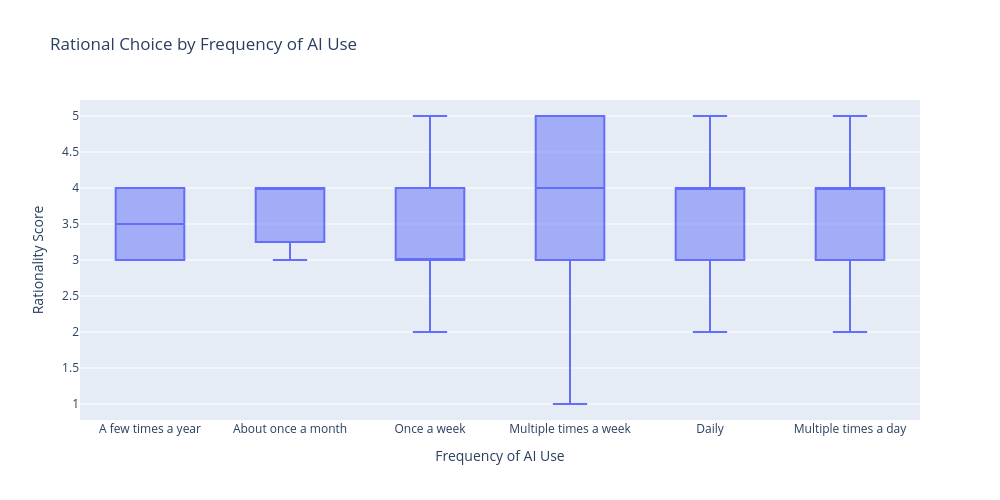

The notebook cell this image was saved under:
### Code cell
#plot rational choice by How often do you use AI/LLM tools? 
survey_data_temp2 = survey_data[~survey_data['How often do you use AI/LLM tools?'].str.contains('Never', case=False, na=False)]
frequency_order = ['Never', 'A few times a year', 'About once a month', 'Once a week', 'Multiple times a week', 'Daily', 'Multiple times a day'   ]
box_plot_freq = px.box(survey_data_temp2,
                  x= 'How often do you use AI/LLM tools?',
                  y='In this situation, using AI felt like the most rational choice.',
                  title='Rational Choice by Frequency of AI Use',
                  width=1000,
                  height = 500)

box_plot_freq.update_layout(xaxis_title='Frequency of AI Use', yaxis_title='Rationality Score')
box_plot_freq.update_layout(xaxis={'categoryorder':'array', 'categoryarray': frequency_order})
box_plot_freq.show()

### Figure 1 — Plotly figure (JSON) as saved in the notebook; plotly's stock layout.template omitted (floating-point values rounded to 4 significant figures)
{"data": [{"alignmentgroup": "True", "hovertemplate": "How often do you use AI/LLM tools?=%{x}<br>In this situation, using AI felt like the most rational choice.=%{y}<extra></extra>", "legendgroup": "", "marker": {"color": "#636efa"}, "name": "", "notched": false, "offsetgroup": "", "orientation": "v", "showlegend": false, "type": "box", "x": ["A few times a year", "Multiple times a week", "Daily", "Multiple times a day", "Multiple times a day", "Multiple times a week", "Daily", "Multiple times a day", "Multiple times a day", "Once a week", "About once a month", "Multiple times a day", "Multiple times a week", "Multiple times a day", "Multiple times a week", "Multiple times a week", "Daily", "A few times a year", "Daily", "Multiple times a day", "About once a month", "Once a week", "Daily", "Once a week", "Multiple times a day", "Multiple times a day", "Daily", "Multiple times a day", "Daily", "Multiple times a day", "Multiple times a week", "Once a week", "Multiple times a week", "Multiple times a week", "Multiple times a day", "Multiple times a day", "Multiple times a week", "Daily", "Multiple times a day", "Once a week", "Once a week", "Once a week", "Multiple times a day", "Multiple times a week", "Multiple times a week", "Multiple times a week", "Multiple times a day", "Multiple times a week", "Once a week", "Multiple times a week", "Multiple times a week", "Multiple times a week", "Once a week", "Once a week", "Multiple times a week", "Once a week", "Multiple times a week", "Multiple times a day", "Daily", "About once a month", "Daily", "Once a week", "Multiple times a day", "Once a week"], "x0": " ", "xaxis": "x", "y": [4, 5, 4, 4, 4, 5, 2, 4, 3, 4, 4, 4, 5, 4, 5, 4, 4, 3, 4, 4, 4, 3, 3, 2, 3, 3, 5, 4, 4, 4, 4, 3, 4, 1, 5, 2, 3, 3, 5, 3, 3, 5, 4, 3, 4, 4, 3, 5, 2, 4, 3, 3, 4, 3, 4, 4, 4, 5, 4, 3, 5, 3, 4, 3], "y0": " ", "yaxis": "y"}], "layout": {"boxmode": "group", "height": 500, "legend": {"tracegroupgap": 0}, "title": {"text": "Rational Choice by Frequency of AI Use"}, "width": 1000, "xaxis": {"anchor": "y", "categoryarray": ["Never", "A few times a year", "About once a month", "Once a week", "Multiple times a week", "Daily", "Multiple times a day"], "categoryorder": "array", "domain": [0, 1], "title": {"text": "Frequency of AI Use"}}, "yaxis": {"anchor": "x", "domain": [0, 1], "title": {"text": "Rationality Score"}}}}
